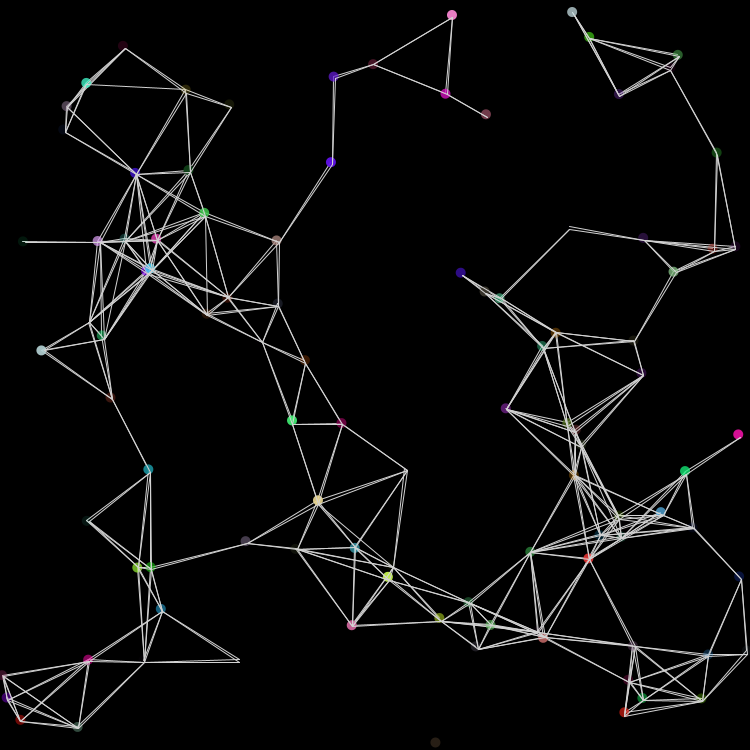
Frame 1 (no input)
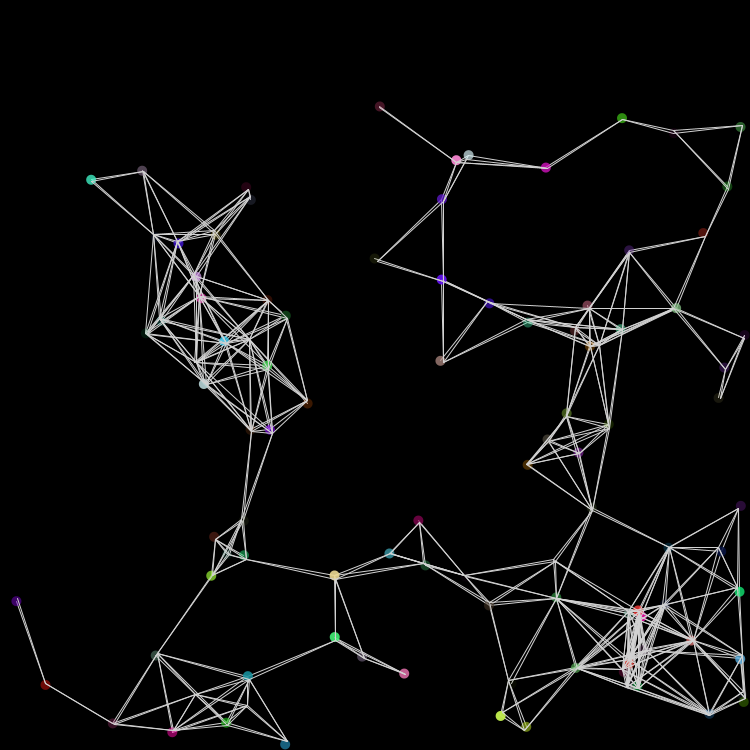
Frame 60 (the mouse pressed at the canvas centre just before this capture)
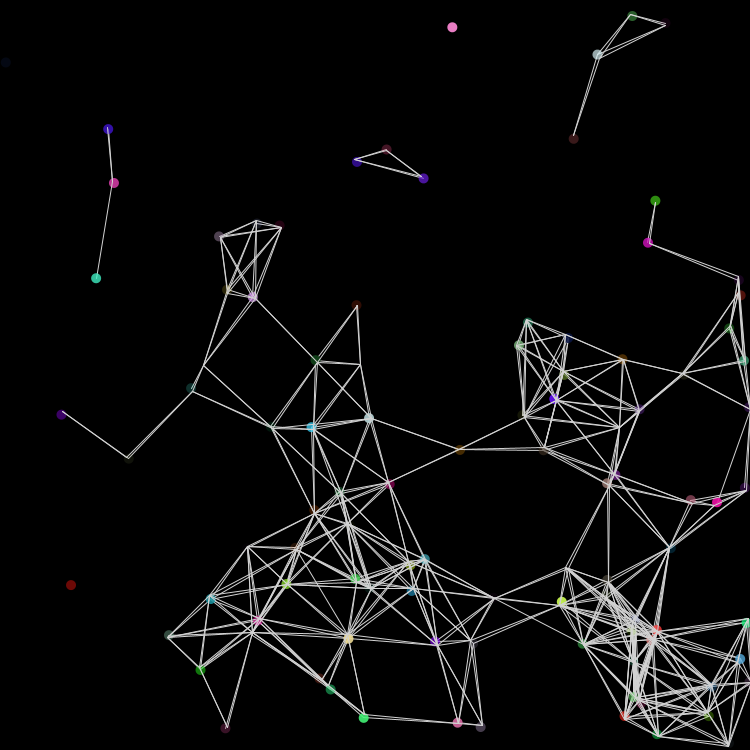
Frame 120 (the mouse held since frame 60 and released just before this capture)

The Processing sketch that drew these frames (run headless with seeded random() and noise(); from frame 60 on, the mouse is pressed at the canvas centre):

// Processing sketch: processing_152025
// ── processing_152025.pde

class Ball {
  color ballColor;
  float xPos, yPos;
  float xSpeed, ySpeed;
  float size;


  Ball(color _ballColor, float _xPos, float _yPos, float _xSpeed, float _ySpeed, float _size) {

    ballColor = _ballColor;
    xPos = _xPos;
    yPos = _yPos;
    xSpeed = _xSpeed;
    ySpeed = _ySpeed;
    size = _size;
  }

  void display() {
    noStroke();
    fill(ballColor);
    ellipse(xPos, yPos, size, size);
  }
  void move() {

    xPos = xPos + xSpeed;
    yPos = yPos + ySpeed;
    if (xPos > width || xPos < 0) {
      xSpeed = xSpeed * -1;
    }
    if (yPos > height || yPos < 0) {
      ySpeed = ySpeed * -1;
    }
  }

  void collision() {

    for (int i = 0; i < orb.length; i++) {
      if (dist(xPos, yPos, orb[i].xPos, orb[i].yPos) < (size + orb[i].size)/2 && orb[i] != this) {

        xSpeed = xSpeed * -1;
        ySpeed = ySpeed * -1;
      }
    }
  }

  void lines() {
    stroke(210);
    for (int i = 0; i < orb.length; i++) {
      if (dist(xPos, yPos, orb[i].xPos, orb[i].yPos) < 100 && orb[i] != this) {
        line(xPos, yPos, orb[i].xPos, orb[i].yPos);
      }
    }
  }
}

Ball[] orb = new Ball[100];

void setup() {
  //size(displayWidth, displayHeight);
  size(750, 750);
  for (int i = 0; i < orb.length; i++) {
    orb[i] = new Ball(color(random(255), random(255), random(255), random(255)), random(width), random(height), random(3), random(4), 10);
  }
}

void draw() {
  background(0);
  for (int i = 0; i < orb.length; i++) {
    orb[i].display();
    orb[i].move();
    orb[i].collision();
    orb[i].lines();
  }
}
